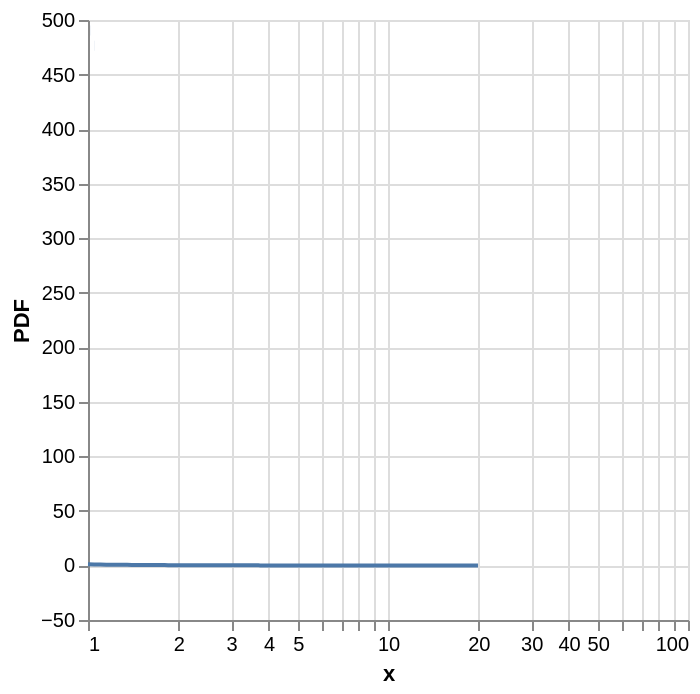

Source (Vega-Lite JSON):
### Vega-Lite specification from a JSON file in a GitHub repository (floating-point values rounded to 4 significant figures)
{"$schema": "https://vega.github.io/schema/vega-lite/v5.json", "description": "Pareto PDF with log-binned histogram and analytic overlay", "width": "container", "height": "container", "resolve": {"scale": {"x": "shared"}}, "layer": [{"data": {"values": [{"x": 1.02}, {"x": 1.05}]}, "transform": [{"calculate": "log(datum.x)", "as": "logx"}, {"bin": {"maxbins": 50}, "field": "logx", "as": ["logx0", "logx1"]}, {"aggregate": [{"op": "count", "as": "count"}], "groupby": ["logx0", "logx1"]}, {"joinaggregate": [{"op": "sum", "field": "count", "as": "N"}]}, {"calculate": "exp(datum.logx0)", "as": "x0"}, {"calculate": "exp(datum.logx1)", "as": "x1"}, {"calculate": "datum.count / (datum.N * (datum.x1 - datum.x0))", "as": "density"}], "mark": {"type": "bar", "opacity": 0.6}, "encoding": {"x": {"field": "x0", "type": "quantitative", "scale": {"type": "log"}, "title": "x"}, "x2": {"field": "x1"}, "y": {"field": "density", "type": "quantitative", "title": "PDF"}}}, {"data": {"sequence": {"start": 1, "stop": 20, "step": 0.05}}, "transform": [{"calculate": "pow(datum.data, -2)", "as": "pdf"}], "mark": {"type": "line", "strokeWidth": 2}, "encoding": {"x": {"field": "data", "type": "quantitative", "scale": {"type": "log"}}, "y": {"field": "pdf", "type": "quantitative"}}}]}
